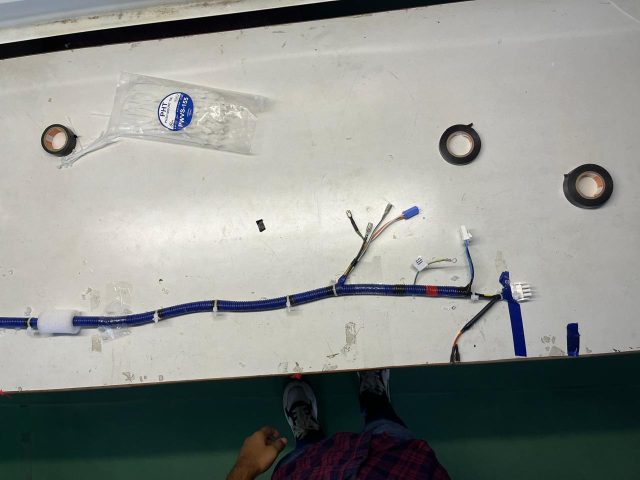
#> input picture 1.jpeg, 1280 x 960 px, found by its file name (shown at 1/2 size)
$ python test5.py
#> lines starting #> are read from the running program, lines starting #| are printed output that depends on the picture; after the words box and inside, x2 and y2 are one past the last pixel; in counts of white or black regions, pixels touching at a corner belong together
import cv2
import numpy as np

# Load the image
image_path = r"C:\Users\shiva\Downloads\measure_object_size\1.jpeg"
image = cv2.imread(image_path)
#> image is the input picture: shape (960, 1280, 3); mean B, G, R 140.4, 144.9, 142

# Resize the image (optional)
image = cv2.resize(image, (800, 600))
#> image: shape (600, 800, 3)

# Convert the image to HSV to apply a color filter
hsv = cv2.cvtColor(image, cv2.COLOR_BGR2HSV)
#> hsv: shape (600, 800, 3); mean H, S, V 45.7, 53.8, 147.7

# Define the color range for the wire/rope (adjust based on the color)
lower_color = np.array([0, 0, 0])     # Lower bound of the wire/rope color in HSV
upper_color = np.array([180, 255, 50]) # Upper bound of the wire/rope color in HSV

# Create a mask to filter out the wire/rope
mask = cv2.inRange(hsv, lower_color, upper_color)
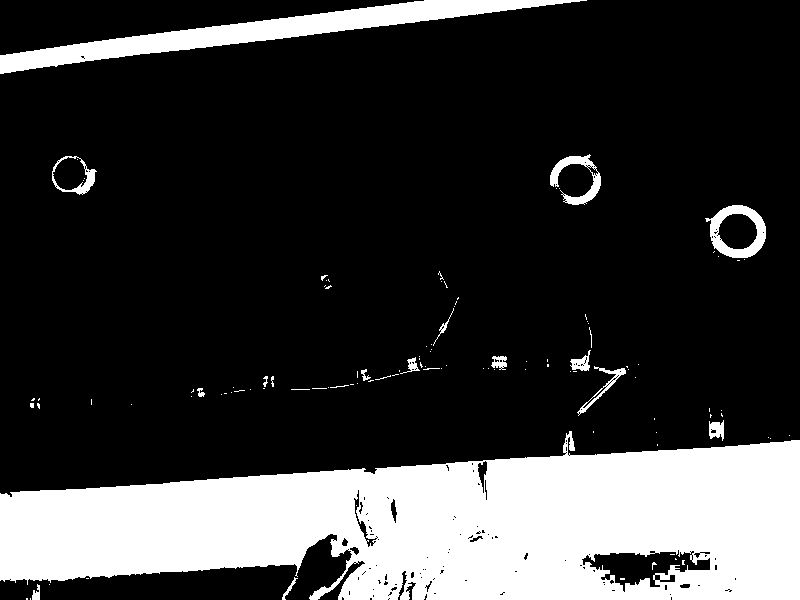
#> mask: shape (600, 800); 22.4% white; 112 white regions (93 under 20 px), largest, box (x1, y1, x2, y2) and area: (0, 431, 800, 600) 92773, (0, 0, 587, 74) 10127, (705, 205, 766, 258) 1343

# Apply some morphological operations to clean up the mask
kernel = np.ones((5, 5), np.uint8)
mask = cv2.morphologyEx(mask, cv2.MORPH_CLOSE, kernel)
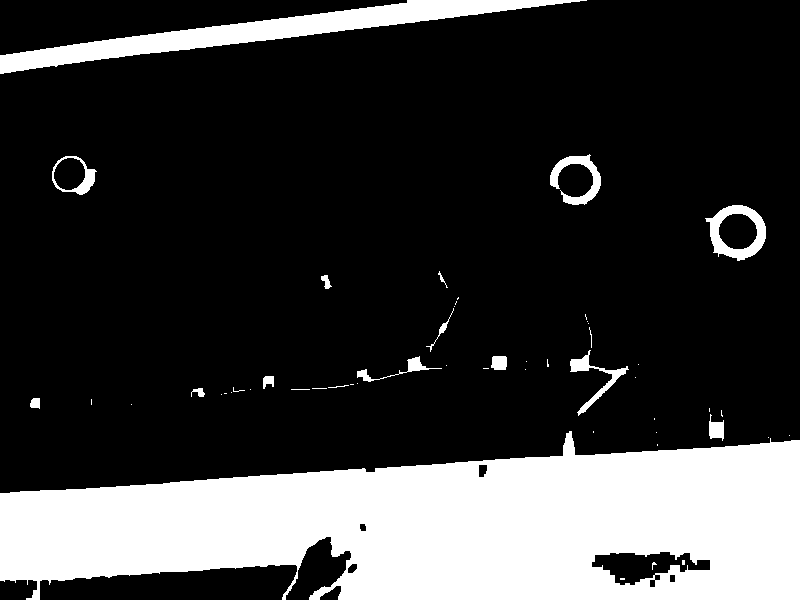
#> mask: shape (600, 800); 22.9% white; 52 white regions (35 under 20 px), largest, box (x1, y1, x2, y2) and area: (0, 431, 800, 600) 94528, (0, 0, 587, 74) 10158, (705, 205, 766, 261) 1413
mask = cv2.morphologyEx(mask, cv2.MORPH_OPEN, kernel)
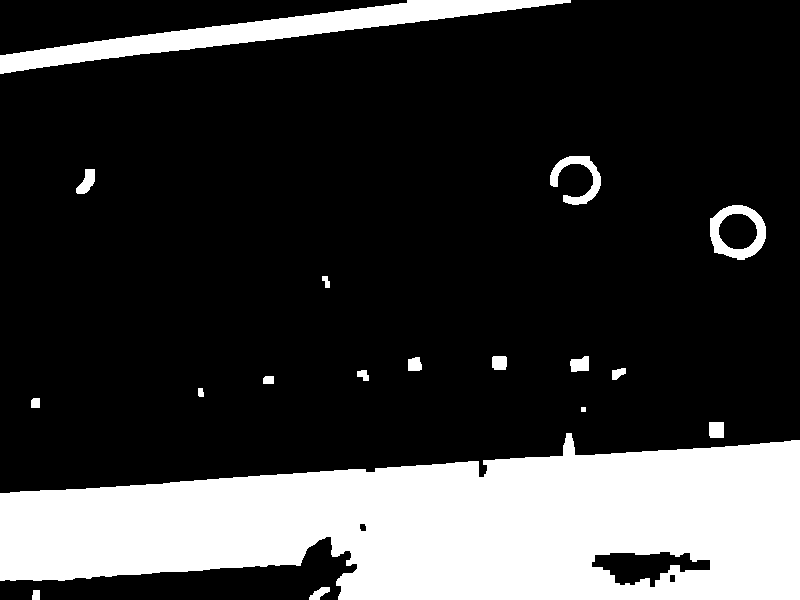
#> mask: shape (600, 800); 22.6% white; 18 white regions

# Find contours from the mask
contours, _ = cv2.findContours(mask, cv2.RETR_EXTERNAL, cv2.CHAIN_APPROX_SIMPLE)
#> contours = 18 contours, 1 with area under 20; largest, box (x1, y1, x2, y2) and area: (0, 433, 800, 600) 95311, (0, 0, 571, 74) 9549, (710, 205, 766, 260) 2358, (550, 156, 601, 205) 830, (76, 169, 95, 194) 252

# Initialize variables to store the wire bounding box and endpoints
wire_contour = None
endpoints = []

# Iterate through each contour to find the wire/rope
for contour in contours:
    # Get the bounding box for each contour
    x, y, w, h = cv2.boundingRect(contour)

    # Define a heuristic to identify the wire/rope based on size and shape
    if w > 100 and h > 20:  # Adjust these values based on the expected size of the wire/rope
        wire_contour = contour
        # Draw the detected wire/rope
        cv2.rectangle(image, (x, y), (x + w, y + h), (255, 0, 0), 2)

        # Find the endpoints of the wire/rope using the contour
        leftmost = tuple(contour[contour[:, :, 0].argmin()][0])
        rightmost = tuple(contour[contour[:, :, 0].argmax()][0])
        endpoints = [leftmost, rightmost]

        # Draw circles at the endpoints
        for point in endpoints:
            cv2.circle(image, point, 10, (0, 255, 255), -1)
#> this loop made 18 passes
#> (x, y, w, h, endpoints) on passes 3, 18: (0, 433, 800, 167, [(0, 493), (799, 599)]), (0, 0, 571, 74, [(0, 55), (570, 2)])
#> (x, y, w, h) on passes 1, 2, 4, 6, 7, 8: (32, 590, 8, 10), (309, 587, 21, 13), (709, 422, 15, 16), (31, 398, 9, 10), (198, 388, 6, 9), (263, 376, 11, 8)
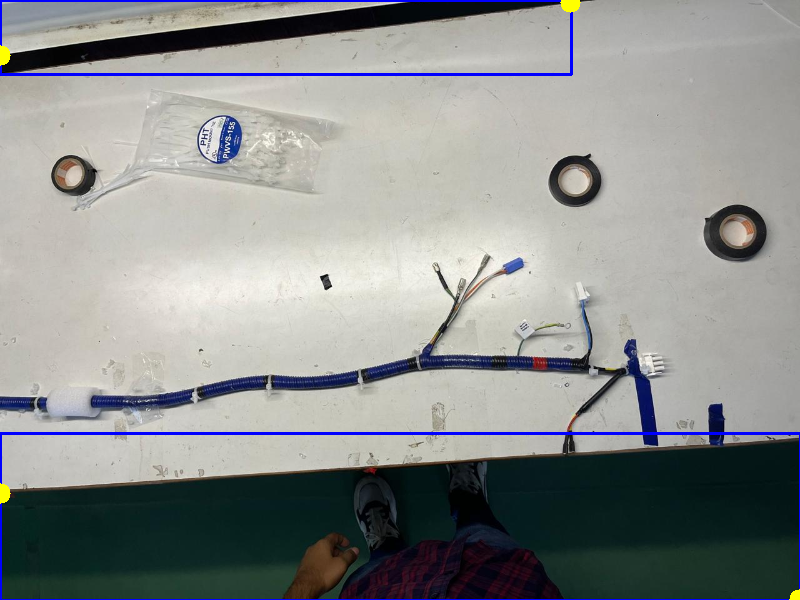
#> image: shape (600, 800, 3); mean B, G, R 141.8, 143, 140.1

# If the wire/rope is found, check for connectors at the endpoints
if wire_contour is not None and len(endpoints) == 2:
    for point in endpoints:
        px, py = point

        # Define a region of interest (ROI) around the endpoint to detect connectors
        roi_size = 30  # Adjust this value based on the expected size of the connector
        roi_x_start = max(px - roi_size, 0)
        roi_y_start = max(py - roi_size, 0)
        roi_x_end = min(px + roi_size, image.shape[1])
        roi_y_end = min(py + roi_size, image.shape[0])

        # Extract the ROI
        roi = mask[roi_y_start:roi_y_end, roi_x_start:roi_x_end]

        # Find contours within the ROI
        roi_contours, _ = cv2.findContours(roi, cv2.RETR_EXTERNAL, cv2.CHAIN_APPROX_SIMPLE)

        # Check if there is a connector within the ROI
        connector_found = False
        for roi_contour in roi_contours:
            x, y, w, h = cv2.boundingRect(roi_contour)

            # Define a heuristic to identify the connector based on size
            if w > 10 and h > 10:  # Adjust these values based on the expected connector size
                # Draw a green rectangle around the detected connector in the ROI
                cv2.rectangle(image, (roi_x_start + x, roi_y_start + y),
                              (roi_x_start + x + w, roi_y_start + y + h),
                              (0, 255, 0), 2)
                connector_found = True

        # If a connector is detected at the endpoint, draw a red rectangle around the endpoint
        if connector_found:
            cv2.rectangle(image, (px - roi_size, py - roi_size),
                          (px + roi_size, py + roi_size),
                          (0, 0, 255), 2)
            # Add text indicating the endpoint is covered
            cv2.putText(image, "Endpoint is covered", (50, 100), cv2.FONT_HERSHEY_SIMPLEX, 1, (0, 0, 255), 2)
#> this loop made 2 passes
#> (px, py, roi_size, roi_x_start, roi_y_start, roi_x_end, roi_y_end) on pass 1: (0, 55, 30, 0, 25, 30, 85)
#> (px, py, roi_size, roi_x_start, roi_y_start, roi_x_end, roi_y_end, roi_contours) on pass 2: (570, 2, 30, 540, 0, 600, 32, 1 contour; box (x1, y1, x2, y2) and area: (0, 0, 31, 6) 102)
#> pass 1, `roi = mask[roi_y_start:roi_y_end, roi_x_start:roi_x_end]`:
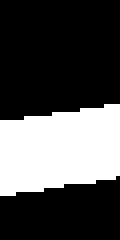
#> roi: shape (60, 30) (shown 4 times larger); 31.1% white; 1 white region, box (x1, y1, x2, y2) and area: (0, 26, 30, 49) 559
#> pass 2, `roi = mask[roi_y_start:roi_y_end, roi_x_start:roi_x_end]`:
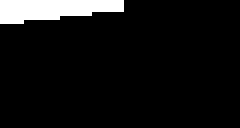
#> roi: shape (32, 60) (shown 4 times larger); 7.1% white; 1 white region, box (x1, y1, x2, y2) and area: (0, 0, 31, 6) 137
#> after the loop:
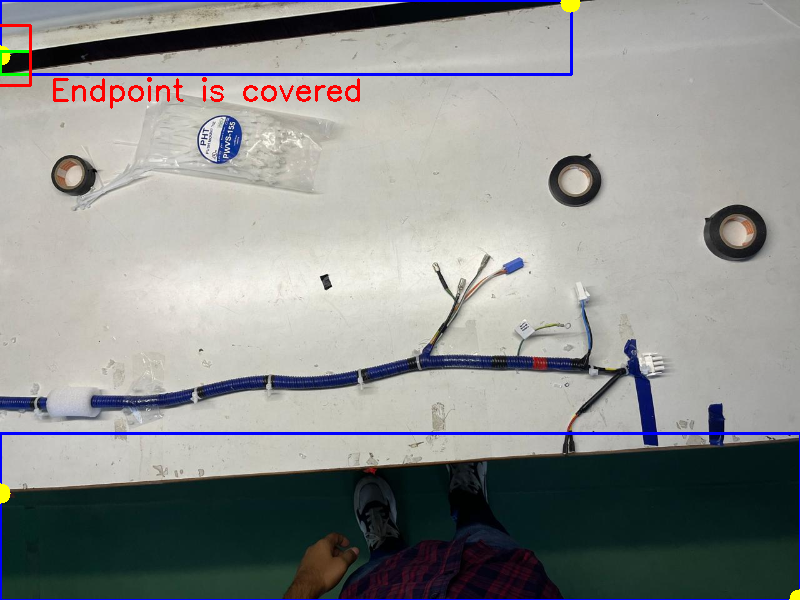
#> image: shape (600, 800, 3); 0.54% of pixels changed, all inside (x1, y1, x2, y2) = (0, 24, 360, 109)

# If no wire/rope is found
else:
    cv2.putText(image, "Wire/Rope not found", (50, 50), cv2.FONT_HERSHEY_SIMPLEX, 1, (0, 0, 255), 2)

# Show the result
cv2.imshow("Wire/Rope and Connectors Detected", image)

# Wait for a key press and close the windows
cv2.waitKey(0)
cv2.destroyAllWindows()

$ run again, with 2.jpeg copied over 1.jpeg
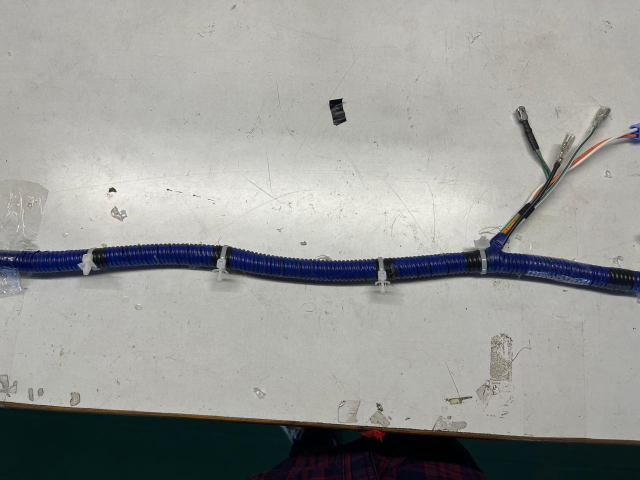
#> input picture 2.jpeg, 1280 x 960 px, found by its file name (shown at 1/2 size)
#> image is the input picture: shape (960, 1280, 3); mean B, G, R 151.7, 154.5, 153.3
#> hsv: shape (600, 800, 3); mean H, S, V 41, 38, 157.3
#> `mask = cv2.morphologyEx(mask, cv2.MORPH_OPEN, kernel)`:
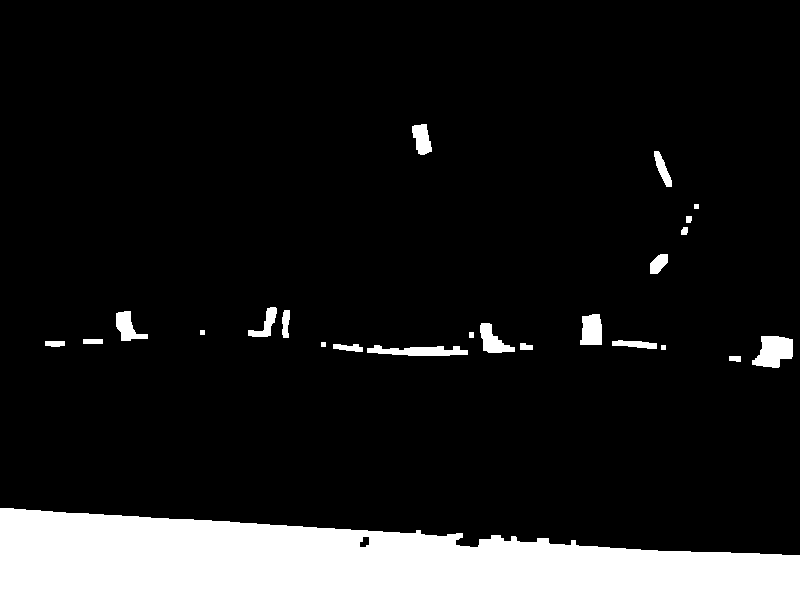
#> mask: shape (600, 800); 12.4% white; 24 white regions
#> contours = 24 contours, 4 with area under 20; largest, box (x1, y1, x2, y2) and area: (0, 508, 800, 600) 52797, (752, 336, 793, 368) 871, (367, 345, 468, 356) 626, (580, 314, 602, 345) 544, (480, 323, 515, 353) 482
#> the loop `for contour in contours:` made 24 passes
#> (x, y, w, h, endpoints) on pass 1: (0, 508, 800, 92, [(0, 508), (799, 599)])
#> the loop `for point in endpoints:` made 2 passes
#> (px, py, roi_size, roi_x_start, roi_y_start, roi_x_end, roi_y_end) on pass 1: (0, 508, 30, 0, 478, 30, 538)
#> after the loop `for point in endpoints:`:
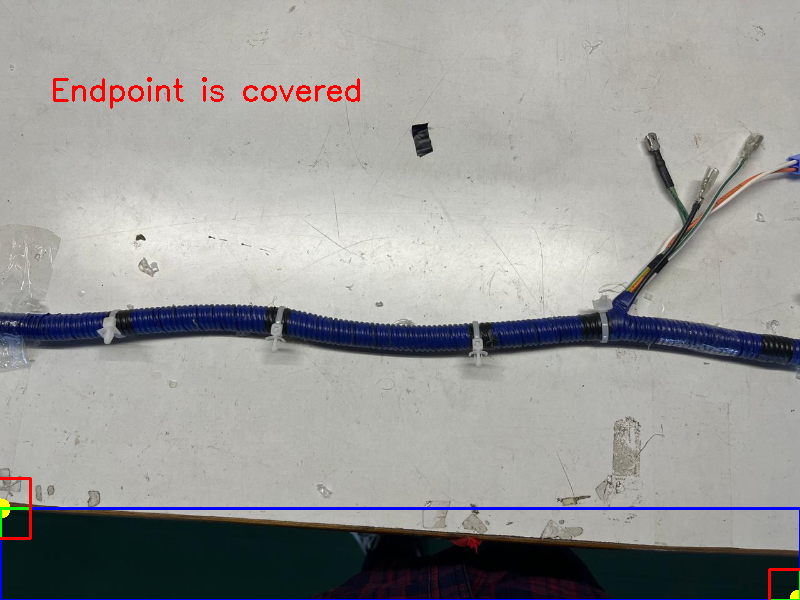
#> image: shape (600, 800, 3); mean B, G, R 151.7, 152.9, 153

$ run again, with 3.jpeg copied over 1.jpeg
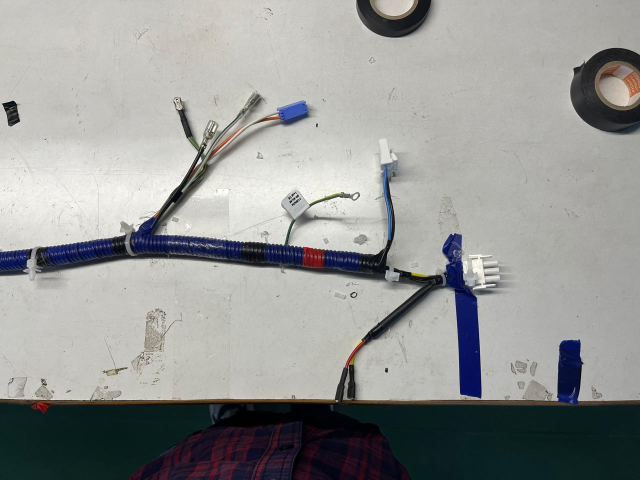
#> input picture 3.jpeg, 1280 x 960 px, found by its file name (shown at 1/2 size)
#> image is the input picture: shape (960, 1280, 3); mean B, G, R 148.9, 150.9, 149.5
#> hsv: shape (600, 800, 3); mean H, S, V 46.4, 43.1, 154.5
#> `mask = cv2.morphologyEx(mask, cv2.MORPH_OPEN, kernel)`:
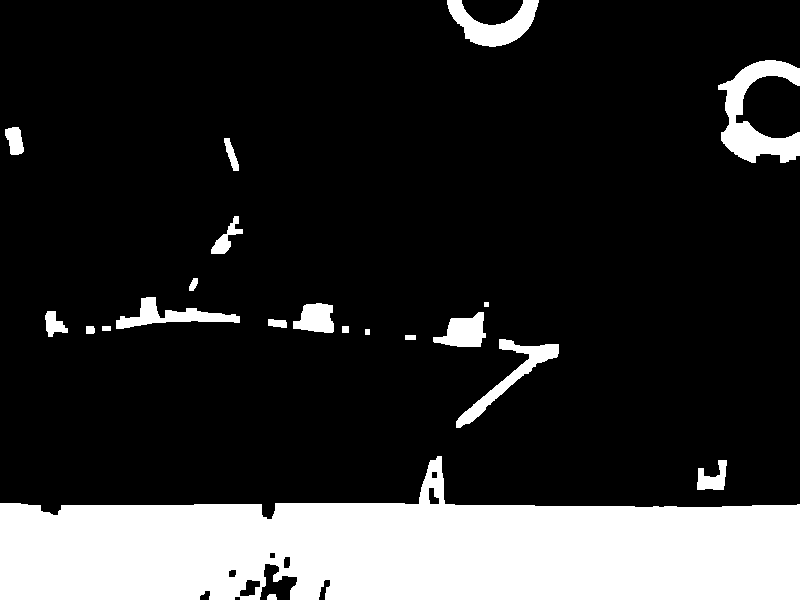
#> mask: shape (600, 800); 18.5% white; 21 white regions
#> contours = 21 contours, 1 with area under 20; largest, box (x1, y1, x2, y2) and area: (0, 456, 800, 600) 74709, (718, 60, 800, 163) 3557, (447, 0, 539, 47) 1960, (456, 339, 559, 428) 1614, (116, 297, 240, 329) 1331
#> the loop `for contour in contours:` made 21 passes
#> (x, y, w, h, endpoints) on passes 3, 4, 15: (0, 456, 800, 144, [(0, 503), (799, 599)]), (456, 339, 103, 89, [(456, 421), (558, 353)]), (116, 297, 124, 32, [(116, 320), (239, 322)])
#> the loop `for point in endpoints:` made 2 passes
#> (px, py, roi_size, roi_x_start, roi_y_start, roi_x_end, roi_y_end) on passes 1 to 2: (116, 320, 30, 86, 290, 146, 350), (239, 322, 30, 209, 292, 269, 352)
#> after the loop `for point in endpoints:`:
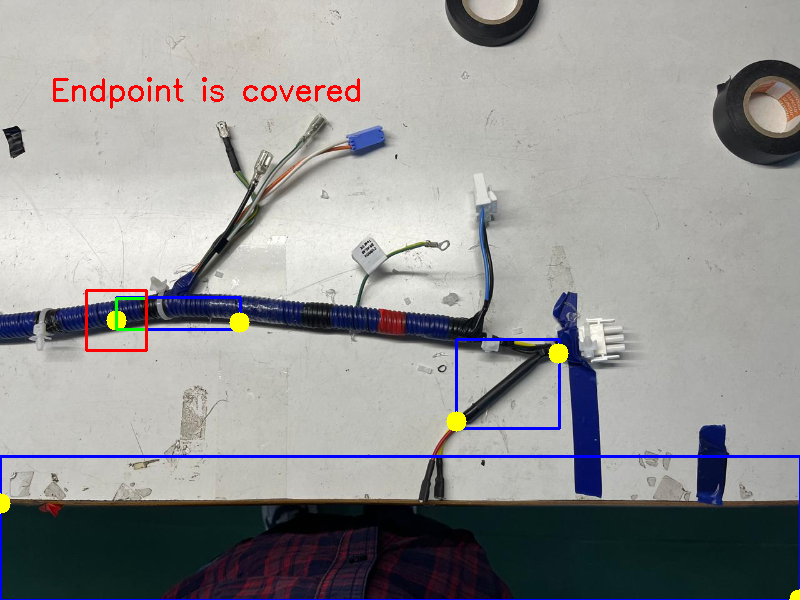
#> image: shape (600, 800, 3); mean B, G, R 148.8, 148.9, 148.9

$ run again, with 4.jpeg copied over 1.jpeg
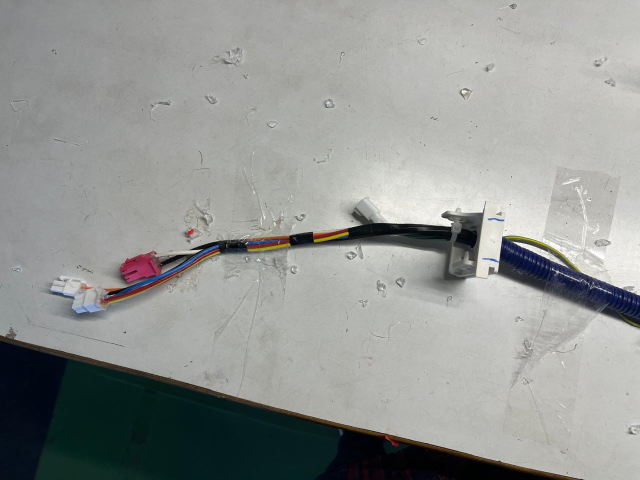
#> input picture 4.jpeg, 1280 x 960 px, found by its file name (shown at 1/2 size)
#> image is the input picture: shape (960, 1280, 3); mean B, G, R 147.8, 150.4, 148
#> hsv: shape (600, 800, 3); mean H, S, V 50.2, 37.3, 152.2
#> contours = 11 contours, 1 with area under 20; largest, box (x1, y1, x2, y2) and area: (0, 421, 697, 600) 60992, (435, 279, 565, 301) 1946, (756, 375, 800, 408) 725, (569, 283, 597, 314) 569, (652, 336, 688, 359) 544
#> the loop `for contour in contours:` made 11 passes
#> (x, y, w, h, endpoints) on passes 1, 11: (0, 421, 697, 179, [(0, 422), (696, 599)]), (435, 279, 130, 22, [(435, 286), (564, 295)])
#> the loop `for point in endpoints:` made 2 passes
#> (px, py, roi_size, roi_x_start, roi_y_start, roi_x_end, roi_y_end) on passes 1 to 2: (435, 286, 30, 405, 256, 465, 316), (564, 295, 30, 534, 265, 594, 325)
#> after the loop `for point in endpoints:`:
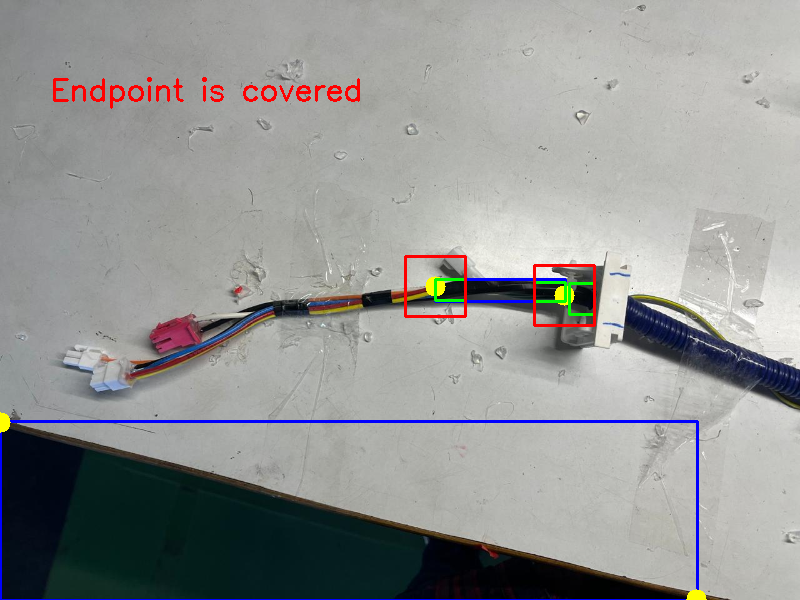
#> image: shape (600, 800, 3); mean B, G, R 147.5, 148.7, 147.8
